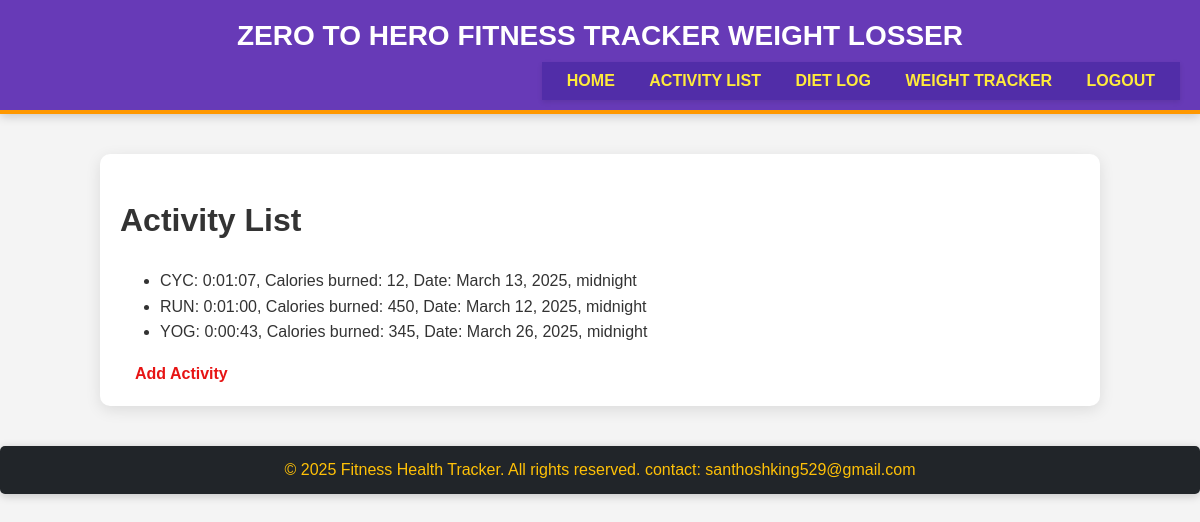
/fitness/activities/ (signed in), run on the app's committed database.
### fitness/models.py (models this page shows, shortened)
class FitnessActivity(models.Model):
    ACTIVITY_CHOICES = [
        ('RUN', 'Running'),
        ('YOG', 'Yoga'),
        ('CYC', 'Cycling'),
    ]
    user = models.ForeignKey(User, on_delete=models.CASCADE)
    activity_type = models.CharField(max_length=3, choices=ACTIVITY_CHOICES)
    duration = models.DurationField()  # e.g., 30 minutes
    intensity = models.CharField(max_length=50)  # e.g., moderate, high
    calories_burned = models.IntegerField()
    date_time = models.DateTimeField()

### fitness/views.py (the view)
# urls.py: path('activities/', views.activity_list, name='activity_list'),
def activity_list(request):
    activities = FitnessActivity.objects.filter(user=request.user)
    return render(request, 'fitness/activity_list.html', {'activities': activities})

### fitness/templates/fitness/activity_list.html
{% extends 'fitness/base.html' %}
{% block content %}
    <h1>Activity List</h1>
    <ul>
    {% for activity in activities %}
        <li>{{ activity.activity_type }}: {{ activity.duration }}, Calories burned: {{activity.calories_burned}}, Date: {{activity.date_time}}</li>
    {% empty %}
        <li>No activities recorded.</li>
    {% endfor %}
    </ul>
    <a href="{% url 'add_activity' %}" style="color: #e71414; text-decoration: none; margin: 0 15px; font-weight: bold; font-size: 16px; transition: color 0.2s, text-shadow 0.2s;"
    onmouseover="this.style.color='#ffffff'; this.style.textShadow='0 0 8px #ffeb3b';"
    onmouseout="this.style.color='#ffeb3b'; this.style.textShadow='none';">Add Activity</a>
{% endblock %}

### fitness/templates/fitness/base.html (shortened to what this page needs)
<!DOCTYPE html>
<html lang="en">
<head>
    {% load static %}
    <link rel="stylesheet" href="{% static 'fitness/style.css' %}">
</head>
<body>
<header style="background: #673ab7; color: white; text-align: center; padding: 20px; border-bottom: 4px solid #ff9800; font-family: 'Poppins', Arial, sans-serif; box-shadow: 0 2px 10px rgba(0, 0, 0, 0.2);">
    <h1 style="margin: 0; font-size: 28px;">ZERO TO HERO FITNESS TRACKER WEIGHT LOSSER</h1>
    <nav style="background: #512da8; padding: 10px; text-align: center; box-shadow: 0 2px 5px rgba(0, 0, 0, 0.1);">
        {% if user.is_authenticated %}
        <a href="{% url 'home' %}" style="color: #ffeb3b; text-decoration: none; margin: 0 15px; font-weight: bold; font-size: 16px;">HOME</a>
        <a href="{% url 'activity_list' %}" style="color: #ffeb3b; text-decoration: none; margin: 0 15px; font-weight: bold; font-size: 16px;">ACTIVITY LIST</a>
        <a href="{% url 'diet_log' %}" style="color: #ffeb3b; text-decoration: none; margin: 0 15px; font-weight: bold; font-size: 16px;">DIET LOG</a>
        <a href="{% url 'weight_tracker' %}" style="color: #ffeb3b; text-decoration: none; margin: 0 15px; font-weight: bold; font-size: 16px;">WEIGHT TRACKER</a>
        <a href="{% url 'logout' %}" style="color: #ffeb3b; text-decoration: none; margin: 0 15px; font-weight: bold; font-size: 16px;">LOGOUT</a>
        {% else %}
        <a href="{% url 'register' %}" style="color: #ffeb3b; text-decoration: none; margin: 0 15px; font-weight: bold; font-size: 16px;">REGISTER</a>
        <a href="{% url 'login' %}" style="color: #ffeb3b; text-decoration: none; margin: 0 15px; font-weight: bold; font-size: 16px;">LOGIN</a>
        {% endif %}
        </nav>
    </header>
    <div class="container" style="width: 80%; margin: 40px auto; padding: 20px; background: #ffffff; border-radius: 10px; box-shadow: 0 4px 15px rgba(0, 0, 0, 0.1); font-family: 'Poppins', Arial, sans-serif; color: #333; line-height: 1.6;">
        {% block content %}{% endblock %}
    </div>
    <footer>
        <p style="color: #ffc107; font-family: 'Poppins', Arial, sans-serif; font-size: 16px; text-align: center; background: #212529; padding: 15px; border-radius: 5px; box-shadow: 0 2px 10px rgba(0, 0, 0, 0.2);">
            © 2025 Fitness Health Tracker. All rights reserved. contact: santhoshking529@gmail.com
        </p>
    </footer>
</body>
</html>

### fitness/static/fitness/style.css (style rules this page uses)
body { font-family: Arial, sans-serif; margin: 0; padding: 0; background-color: #f4f4f4; }
.container { width: 80%; margin: auto; overflow: hidden; }
header { background: #50b3a2; color: white; padding-top: 30px; min-height: 70px; border-bottom: #e8491d 3px solid; }
header a { color: #ffffff; text-decoration: none; text-transform: uppercase; font-size: 16px; }
header nav { float: right; margin-top: 10px; }
header h1 { margin: 0; }

### data on the page
FitnessActivity: activity_type "CYC", duration "0:01:07", calories_burned "12", date_time "March 13, 2025, midnight"
FitnessActivity: activity_type "RUN", duration "0:01:00", calories_burned "450", date_time "March 12, 2025, midnight"
FitnessActivity: activity_type "YOG", duration "0:00:43", calories_burned "345", date_time "March 26, 2025, midnight"
